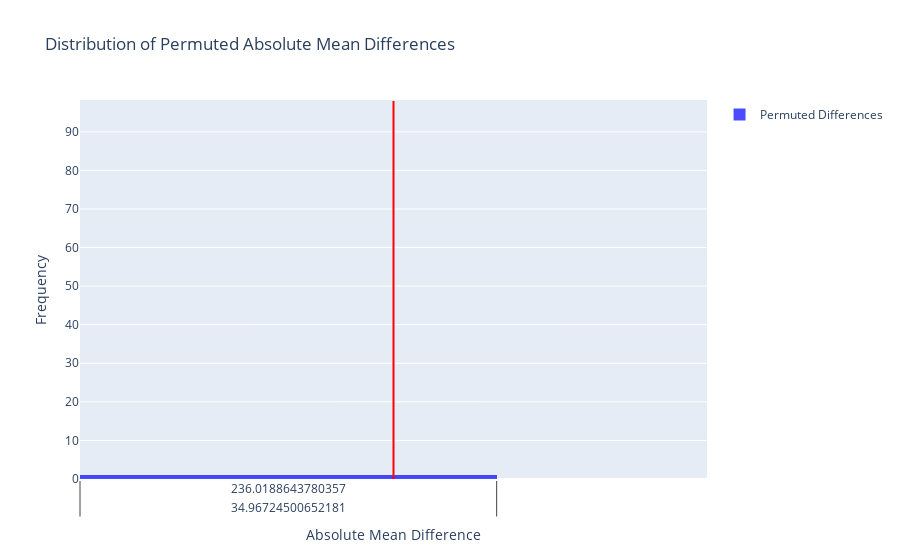

Source (notebook cell):
### Markdown cell above
Below is the graph and the output of permutation test. Our p-value is less than our significance level of 5%, so we reject the null hypothesis. The significance of this is that it is highly possible that the missingness of Customer Affected depends on outage duration.

### Code cell
plt.figure(figsize=(8, 6))
plt.hist(permuted_diffs, bins=30, alpha=0.7, color='blue', label='Permuted Differences')
plt.axvline(x=observed_diff[-1], color='red', linestyle='-', linewidth=2, label='Observed Difference')
plt.xlabel('Absolute Mean Difference')
plt.ylabel('Frequency')
plt.title('Distribution of Permuted Absolute Mean Differences')
plt.show()

### Figure 1 — Plotly figure (JSON) as saved in the notebook; plotly's stock layout.template omitted (floating-point values rounded to 4 significant figures; data arrays with more than 128 entries replaced by an {"elided": "..."} marker saying what was removed)
{"data": [{"marker": {"color": "blue"}, "name": "Permuted Differences", "opacity": 0.7, "type": "histogram", "x": {"elided": "1000x1 float values"}}], "layout": {"shapes": [{"line": {"color": "red", "width": 2}, "name": "Observed Difference", "type": "line", "x0": [730.7], "x1": [730.7], "y0": 0, "y1": 98}], "showlegend": true, "title": {"text": "Distribution of Permuted Absolute Mean Differences"}, "xaxis": {"title": {"text": "Absolute Mean Difference"}}, "yaxis": {"title": {"text": "Frequency"}}}}
